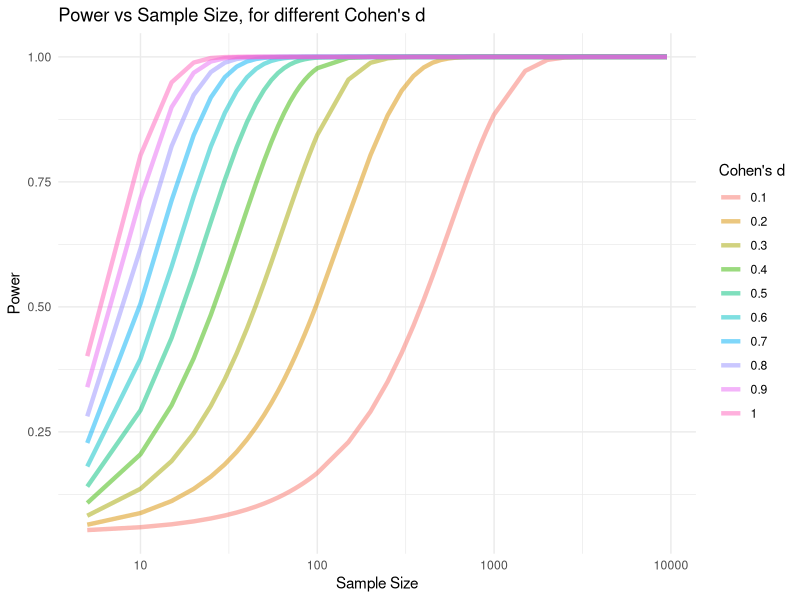
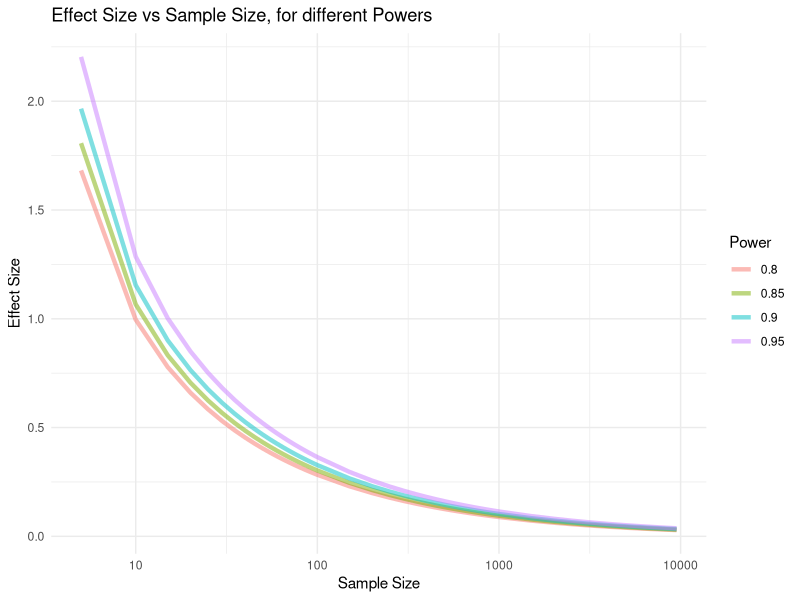
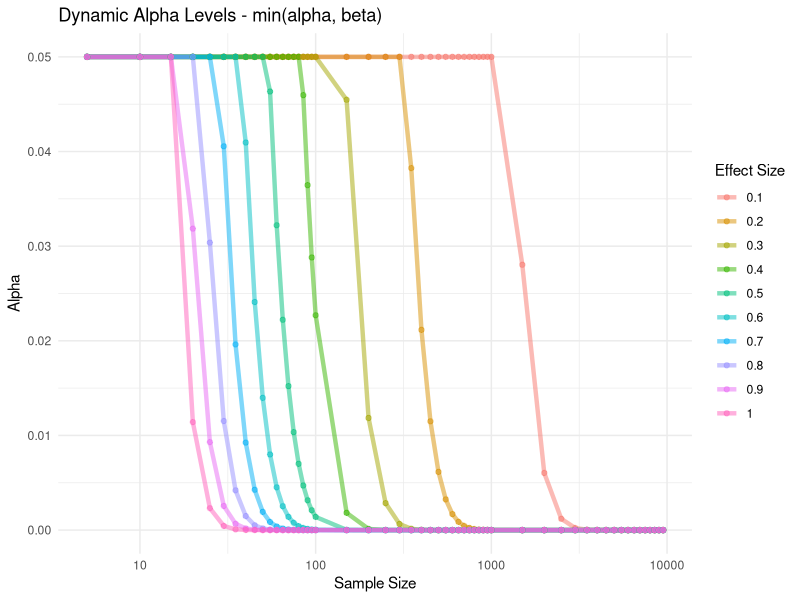
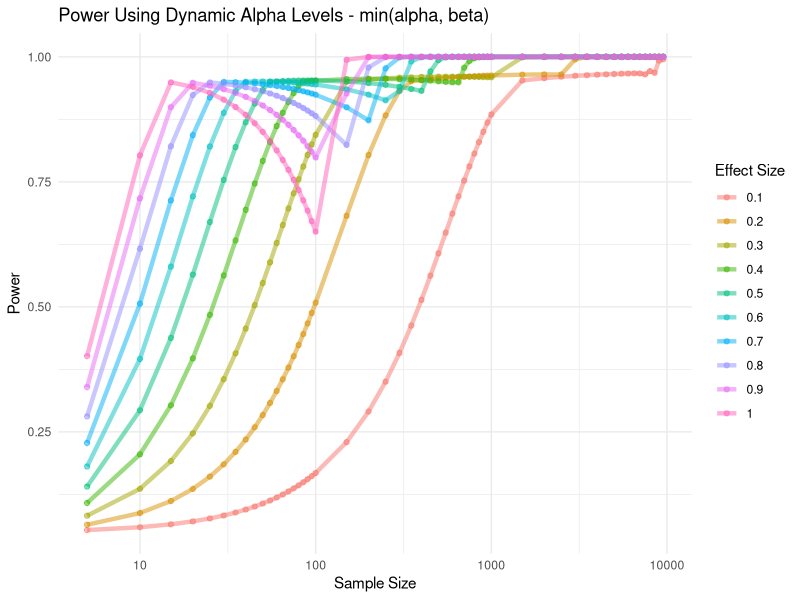
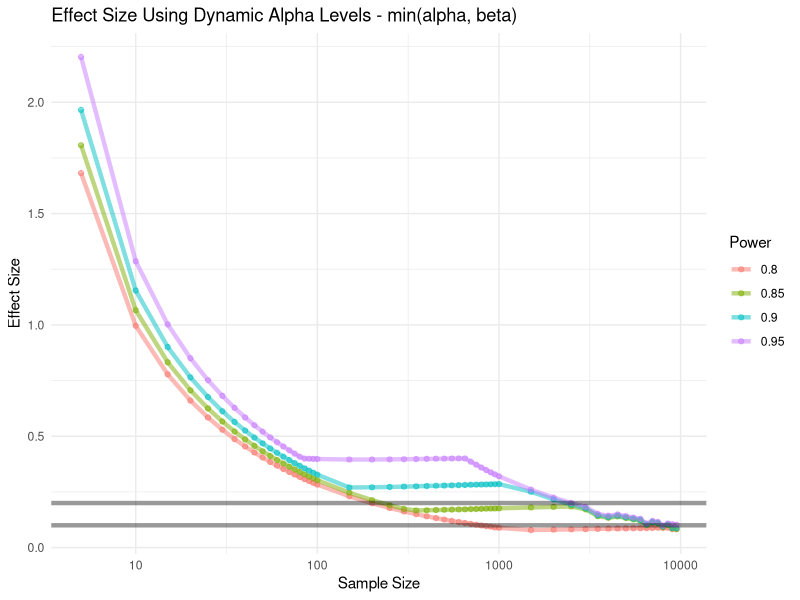
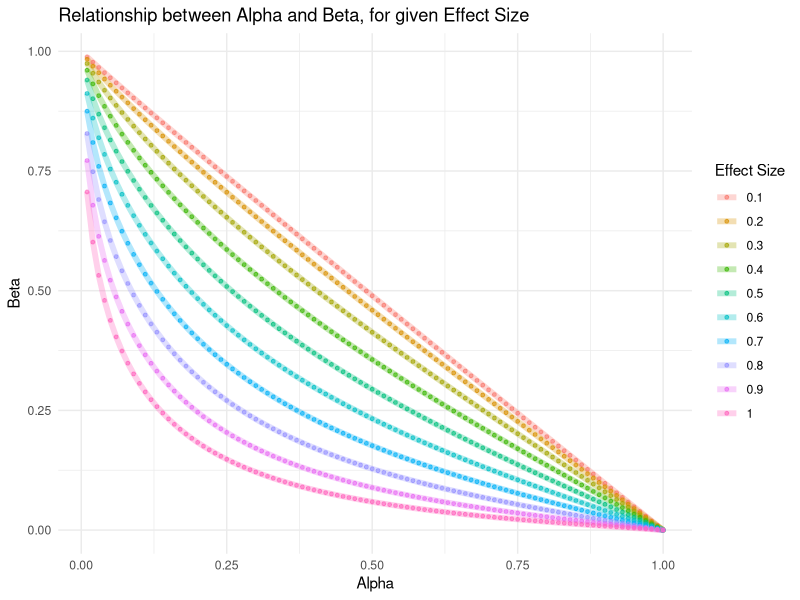
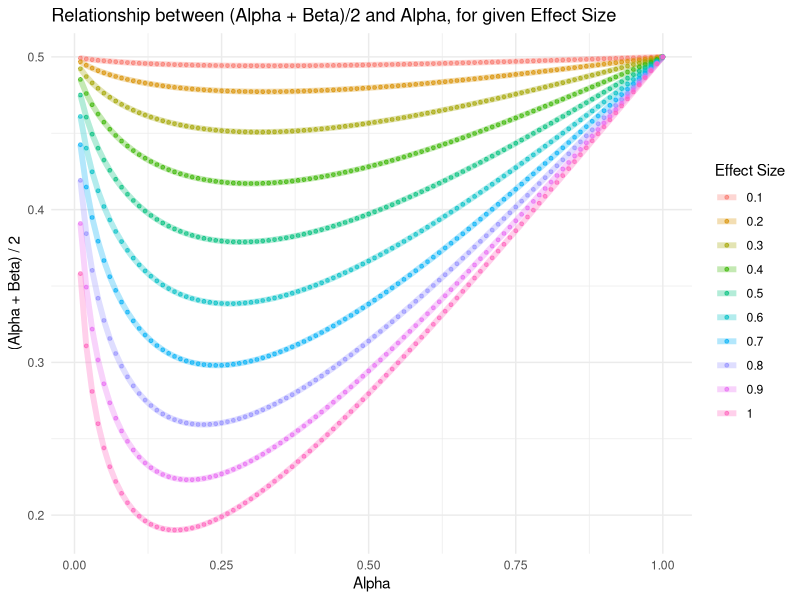

Generate these figures, in order, with R:
## ---- chunk 1
library(tidyverse)
library(pwr)
## ---- chunk 2
## NEED TO CHANGE THE VARIABLE NAMES TO BE MORE HELPFUL, as sample_size_vec, SHOULD BE THE VECTOR USED TO ITERATE ROW A COLUMN
## MOVE FUNCTIONS TO SEPARATE SCRIPT AND ADD MORE COMMENTS THERE, TO KEEP NOTEBOOK TIDY
## RENAME FUNCTIONS TO BE GENERAL AND INFORMATIVE
## THEN ADD TO GITHUB
## ADD A READ.ME DOC to explain folders

# After for-loop power calculations, the output needs to be organised, so there is a column with sample size, and pivoted to make plotting the data easier.
tidy_output_with_n <- function(array, 
                               value_colname, 
                               name_colname, 
                               iter_var, 
                               sample_size_vec){
  
  if (is.character(value_colname) & (length(value_colname) == 1)){ 
    value_name <- value_colname
  }else{ stop("value_colname should be a character of length 1, in quotation marks") }
  
  if (is.character(name_colname) & (length(name_colname) == 1)){ 
    name_name <- name_colname
  }else{ stop("name_colname should be a character of length 1, in quotation marks") }
  
  colnames(array) <- iter_var
  
  df_output <- array |> 
    as_tibble() |> 
    mutate(n = sample_size_vec) |> 
    pivot_longer(cols = -n, 
                 names_to = {{ name_name }}, 
                 values_to = {{ value_name }})
  
  df_output
}


get_power_or_effect <- function(iter_var, 
                                sample_size_vec,
                                alpha = 0.05,
                                get_power = TRUE){

  len_sample <- length(sample_size_vec)
  len_iter <- length(iter_var)
    
  output <- array(NA, dim = c(len_sample, len_iter))
  
if(get_power == TRUE){
  iter_var_1 = iter_var
  iter_var_2 = NULL
  result = 4 # power is the 4th output from pwr.t.test
}else{
  iter_var_1 = NULL
  iter_var_2 = iter_var
  result = 2 # cohen's d is the 2nd output from pwr.t.test
  }

for(n in 1:len_sample){
  for(i in 1:len_iter){
    
    d = iter_var_1[i]
    power = iter_var_2[i]
    
    output[n, i] <- pwr.t.test(sig.level = alpha, 
                               d = d, 
                               n = sample_size_vec[n], 
                               power = power, 
                               type="paired",
                               alternative="two.sided")[[result]]
    }
}
  output  
}

get_tidy_power_or_effect <- function(iter_var, 
                                     sample_size_vec, 
                                     value_colname, 
                                     name_colname, 
                                     get_power = TRUE){
  
 output <-  get_power_or_effect(iter_var = iter_var,
                                sample_size_vec = sample_size_vec,
                                get_power = get_power) |> 
            tidy_output_with_n(iter_var = iter_var, 
                               sample_size_vec = sample_size_vec, 
                               value_colname = value_colname,
                               name_colname = name_colname)
  
 output
  
}
 
## ---- chunk 3
# Sample Size
sample_size <- c(5, seq(1, 9.5, 0.5) %o% 10^(1:3))
l_sample <- length(sample_size)

# Effect Size - One default, and One list
cohens_d <- 0.5
many_cohens_d <- seq(0.1, 1, 0.1)
l_many_cohen <- length(many_cohens_d)

# Power - One default, and One list
power <- 0.9
many_power <- seq(0.8, 0.95, 0.05)
l_many_power <- length(many_power)

# Alpha - One default, and One list
alpha <- 0.05
many_alpha <- c(1 %o% 10^(-1:-6))
l_many_alpha <- length(many_alpha)

cat("Sample Size :", sample_size)
cat("Cohen's d :", many_cohens_d)
cat("Power :", many_power)
cat("Alpha :", many_alpha)
## ---- chunk 4
pwr_by_es_df <- get_tidy_power_or_effect(iter_var = many_cohens_d,
                                         sample_size_vec = sample_size, 
                                         value_colname = "power", 
                                         name_colname = "effect_size", 
                                         get_power = TRUE)

head(pwr_by_es_df)
## ---- chunk 5
pwr_by_es_df |> 
  ggplot(aes(x = n, y = power, colour = effect_size))+
  geom_line(alpha = 0.5, size = 1.5)+
  scale_x_log10(name = "Sample Size")+
  scale_y_continuous(name = "Power")+
  guides(colour = guide_legend(title = "Cohen's d"))+
  ggtitle("Power vs Sample Size, for different Cohen's d")+
  theme_minimal()
## ---- chunk 6
es_by_pwr_df <- get_tidy_power_or_effect(iter_var = many_power,
                                         sample_size_vec = sample_size, 
                                         value_colname = "effect_size", 
                                         name_colname = "power", 
                                         get_power = FALSE)

head(es_by_pwr_df)
## ---- chunk 7
es_by_pwr_df |> 
  ggplot(aes(x = n, y = effect_size, colour = power))+
  geom_line(alpha = 0.5, size = 1.5)+
  scale_x_log10(name = "Sample Size")+
  scale_y_continuous(name = "Effect Size")+
  guides(colour = guide_legend(title = "Power"))+
  ggtitle("Effect Size vs Sample Size, for different Powers")+
  theme_minimal()
## ---- chunk 8

## ---- chunk 9
dyn_alpha <- array(NA, dim = c(l_sample, l_many_cohen))    # array for new alphas  
power_array <- array(NA, dim = c(l_sample, l_many_cohen))  # array for powers to find beta, for new alphas
power_dyn_a <- array(NA, dim = c(l_sample, l_many_cohen))  # array for powers from new alphas 
cohen_dyn_a <- array(NA, dim = c(l_sample, l_many_power))  # array for effect sizes from new alphas 
## ---- chunk 10
for(n in 1:l_sample){
  for(d in 1:l_many_cohen){
    power_array[n, d] <- pwr.t.test(sig.level = alpha, 
                                  d = many_cohens_d[d], 
                                  n = sample_size[n], 
                                  power = NULL, 
                                  type="paired",
                                  alternative="two.sided")$power
    
    beta_value <- 1-power_array[n,d]
    dyn_alpha[n,d] <- min(alpha, beta_value)
  }
}

# Raw Output from Loop, columns are different Effect Sizes, Rows are different Sample Sizes
head(dyn_alpha)
## ---- chunk 11
dyn_alpha_df <- tidy_output_with_n(array = dyn_alpha,
                   iter_var = many_cohens_d,
                   sample_size_vec = sample_size, 
                   value_colname = "alpha",
                   name_colname = "effect_size")

head(dyn_alpha_df)

## ---- chunk 12
dyn_alpha_df |> 
  ggplot(aes(x = n, y = alpha, colour = effect_size))+
  geom_line(alpha = 0.5, size = 1.5)+
  geom_point(alpha = 0.5, size = 1.5)+
  scale_x_log10(name = "Sample Size")+
  scale_y_continuous(name = "Alpha")+
  guides(colour = guide_legend(title = "Effect Size"))+
  ggtitle("Dynamic Alpha Levels - min(alpha, beta)")+
  theme_minimal()
## ---- chunk 13
## Sample alphas were negative and some were zero - but pwr.t.test needs alpha to be a positive non-zero number.
## The smallest alpha in the dyn_alpha was 1e-16, so that would be our new minimum
f_dyn_alpha <- dyn_alpha |>
  as_tibble() |> 
  mutate(across(everything(), ~if_else(. <= 0, 1e-16,.)))

for(n in 1:l_sample){
  for(d in 1:l_many_cohen){
    a <- as.numeric(f_dyn_alpha[n,d])
    power_dyn_a[n, d] <- pwr.t.test(sig.level = a, 
                                  d = many_cohens_d[d], 
                                  n = sample_size[n], 
                                  power = NULL, 
                                  type="paired",
                                  alternative="two.sided")$power

  }
}
## ---- chunk 14
power_dyn_a_df <- tidy_output_with_n(array = power_dyn_a, 
                                     value_colname = "power", 
                                     name_colname = "effect_size", 
                                     iter_var = many_cohens_d,
                                     sample_size_vec = sample_size)

head(power_dyn_a_df)
## ---- chunk 15
power_dyn_a_df |> 
  ggplot(aes(x = n, y = power, colour = effect_size))+
  geom_line(alpha = 0.5, size = 1.5)+
  geom_point(alpha = 0.5, size = 1.5)+
  scale_x_log10(name = "Sample Size")+
  scale_y_continuous(name = "Power")+
  guides(colour = guide_legend(title = "Effect Size"))+
  ggtitle("Power Using Dynamic Alpha Levels - min(alpha, beta)")+
  theme_minimal()
## ---- chunk 16
for(n in 1:l_sample){
  for(p in 1:l_many_power){
    a <- as.numeric(f_dyn_alpha[n,p])
    cohen_dyn_a[n, p] <- pwr.t.test(sig.level = a, 
                                  d = NULL, 
                                  n = sample_size[n], 
                                  power = many_power[p], 
                                  type="paired",
                                  alternative="two.sided")$d

  }
}
## ---- chunk 17
cohen_dyn_a_df <- tidy_output_with_n(array = cohen_dyn_a, 
                                     value_colname = "effect_size", 
                                     name_colname = "power", 
                                     iter_var = many_power,
                                     sample_size_vec = sample_size)

head(cohen_dyn_a_df)
## ---- chunk 18
cohen_dyn_a_df |> 
  ggplot(aes(x = n, y = effect_size, colour = power))+
  geom_line(alpha = 0.5, size = 1.5)+
  geom_point(alpha = 0.5, size = 1.5)+
  geom_hline(yintercept = c(0.1,0.2), size = 1.5, alpha = 0.4)+
  scale_x_log10(name = "Sample Size")+
  scale_y_continuous(name = "Effect Size")+
  guides(colour = guide_legend(title = "Power"))+
  ggtitle("Effect Size Using Dynamic Alpha Levels - min(alpha, beta)")+
  theme_minimal()
## ---- chunk 19
alpha_zero_to_one <- seq(0.01, 1, 0.01)
beta_zero_to_one <- array(NA, dim = c(length(alpha_zero_to_one), l_many_cohen))


for (d in 1:l_many_cohen){
  for (a in 1:length(alpha_zero_to_one)){

    pwr <- pwr::pwr.t.test(n = 10, d = many_cohens_d[d], sig.level = alpha_zero_to_one[a])$power
    beta = 1 - pwr
    
    beta_zero_to_one[a,d] <- beta
  }
}

beta_alpha_diff <- tidy_output_with_n(array = beta_zero_to_one, 
                                      iter_var = many_cohens_d, 
                                      value_colname = "beta", 
                                      name_colname = "effect_size", 
                                      sample_size_vec = alpha_zero_to_one
                                      )
## ---- chunk 20

beta_alpha_diff |> 
  ggplot(aes(x = n, y = beta, color = effect_size))+
  geom_line(size = 2, alpha = .3)+
  geom_point(size = 1, alpha = .6)+
  scale_x_continuous(name = "Alpha")+
  scale_y_continuous(name = "Beta")+
  guides(colour = guide_legend(title = "Effect Size"))+
  ggtitle("Relationship between Alpha and Beta, for given Effect Size")+
  theme_minimal()

## ---- chunk 21

beta_alpha_mean <- beta_alpha_diff |> 
  mutate(mn = (n + beta)/2)

beta_alpha_mean |> 
  ggplot(aes(x = n, y = mn, color = effect_size))+
  geom_line(size = 2, alpha = .3)+
  geom_point(size = 1, alpha = .6)+
  scale_x_continuous(name = "Alpha")+
  scale_y_continuous(name = "(Alpha + Beta) / 2")+
  guides(colour = guide_legend(title = "Effect Size"))+
  ggtitle("Relationship between (Alpha + Beta)/2 and Alpha, for given Effect Size")+
  theme_minimal()
